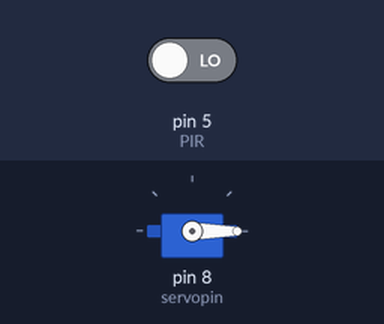
A sketch run on a simulated Arduino Uno, built with avr-gcc and run on an emulated ATmega328P. On the bench: servo. The test bench sets the inputs (shaded band); at power-on: pin 5 (PIR) LOW.

Above: at 1.2 s.
1.3 s: pin 5 (PIR) driven HIGH
At 1.7 s:
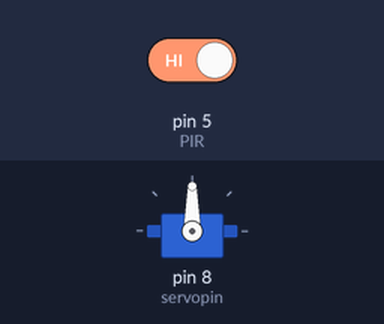
2.8 s: pin 5 (PIR) driven LOW
At 4.1 s:
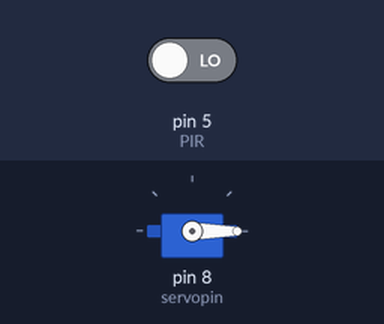
Timing chart, 0 to 5.8 s (numbered marks = the images above; inputs shaded):
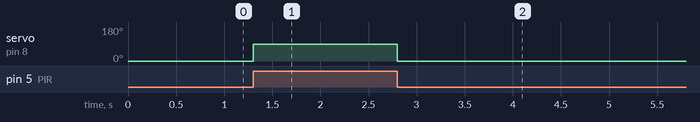

Measured:
- after the input at 1.3 s, servo on pin 8 (servopin): 0° → 90° at once
- after the input at 2.8 s, servo on pin 8 (servopin): 90° → 0° at once

The sketch:

arduino_Servo.ino
```cpp
#include <Servo.h>
Servo servopin;
int PIR=5;
int Readvalue;
void setup() {
  servopin.attach(8);
  pinMode(PIR,INPUT);

}

void loop() {
  Readvalue=digitalRead(PIR);
  if(Readvalue==HIGH){
    servopin.write(90);
  }
  else{
    servopin.write(0);
    }
 }
```
